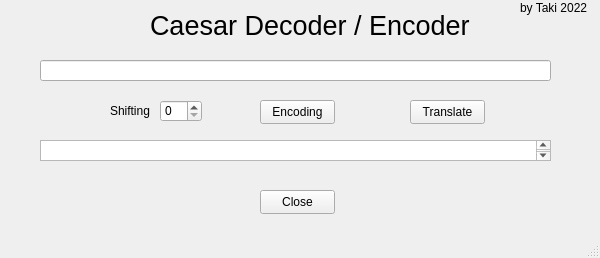
<?xml version="1.0" encoding="UTF-8"?>
<ui version="4.0">
 <class>MainWindow</class>
 <widget class="QMainWindow" name="MainWindow">
  <property name="geometry">
   <rect>
    <x>0</x>
    <y>0</y>
    <width>600</width>
    <height>258</height>
   </rect>
  </property>
  <property name="windowTitle">
   <string>MainWindow</string>
  </property>
  <widget class="QWidget" name="centralwidget">
   <widget class="QSpinBox" name="spinBox">
    <property name="geometry">
     <rect>
      <x>160</x>
      <y>100</y>
      <width>42</width>
      <height>22</height>
     </rect>
    </property>
   </widget>
   <widget class="QPushButton" name="pushButton">
    <property name="geometry">
     <rect>
      <x>410</x>
      <y>100</y>
      <width>75</width>
      <height>24</height>
     </rect>
    </property>
    <property name="text">
     <string>Translate</string>
    </property>
   </widget>
   <widget class="QLabel" name="label_main">
    <property name="geometry">
     <rect>
      <x>150</x>
      <y>0</y>
      <width>321</width>
      <height>51</height>
     </rect>
    </property>
    <property name="font">
     <font>
      <pointsize>20</pointsize>
     </font>
    </property>
    <property name="text">
     <string>Caesar Decoder / Encoder</string>
    </property>
   </widget>
   <widget class="QLabel" name="label_shifting">
    <property name="geometry">
     <rect>
      <x>110</x>
      <y>100</y>
      <width>49</width>
      <height>21</height>
     </rect>
    </property>
    <property name="text">
     <string>Shifting</string>
    </property>
   </widget>
   <widget class="QTextEdit" name="textEdit_output">
    <property name="geometry">
     <rect>
      <x>40</x>
      <y>140</y>
      <width>511</width>
      <height>21</height>
     </rect>
    </property>
    <property name="readOnly">
     <bool>true</bool>
    </property>
   </widget>
   <widget class="QLineEdit" name="lineEdit_input">
    <property name="geometry">
     <rect>
      <x>40</x>
      <y>60</y>
      <width>511</width>
      <height>21</height>
     </rect>
    </property>
    <property name="maxLength">
     <number>80</number>
    </property>
   </widget>
   <widget class="QPushButton" name="modeButton">
    <property name="geometry">
     <rect>
      <x>260</x>
      <y>100</y>
      <width>75</width>
      <height>24</height>
     </rect>
    </property>
    <property name="text">
     <string>Encoding</string>
    </property>
    <property name="checkable">
     <bool>true</bool>
    </property>
   </widget>
   <widget class="QPushButton" name="pushButton_2">
    <property name="geometry">
     <rect>
      <x>260</x>
      <y>190</y>
      <width>75</width>
      <height>24</height>
     </rect>
    </property>
    <property name="text">
     <string>Close</string>
    </property>
   </widget>
   <widget class="QLabel" name="label">
    <property name="geometry">
     <rect>
      <x>520</x>
      <y>0</y>
      <width>71</width>
      <height>16</height>
     </rect>
    </property>
    <property name="text">
     <string>by Taki 2022</string>
    </property>
   </widget>
  </widget>
  <widget class="QMenuBar" name="menubar">
   <property name="geometry">
    <rect>
     <x>0</x>
     <y>0</y>
     <width>600</width>
     <height>21</height>
    </rect>
   </property>
  </widget>
  <widget class="QStatusBar" name="statusbar"/>
 </widget>
 <resources/>
 <connections>
  <connection>
   <sender>pushButton_2</sender>
   <signal>clicked()</signal>
   <receiver>MainWindow</receiver>
   <slot>close()</slot>
   <hints>
    <hint type="sourcelabel">
     <x>367</x>
     <y>267</y>
    </hint>
    <hint type="destinationlabel">
     <x>476</x>
     <y>275</y>
    </hint>
   </hints>
  </connection>
 </connections>
</ui>
